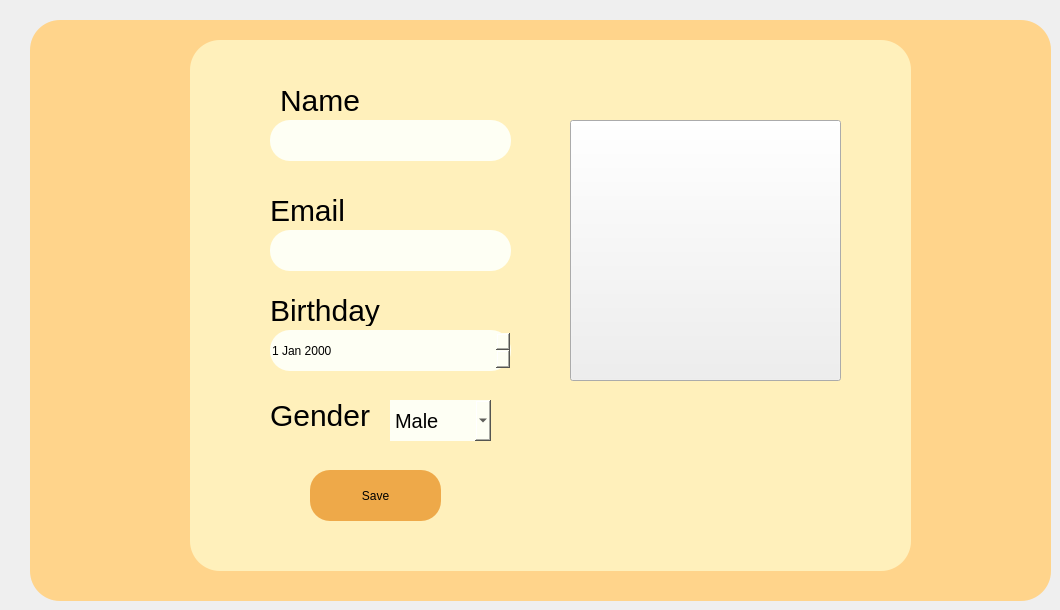
   <widget class="QWidget" name="account">
    <widget class="QLineEdit" name="lineEdit_3">
     <property name="geometry">
      <rect>
       <x>510</x>
       <y>80</y>
       <width>211</width>
       <height>201</height>
      </rect>
     </property>
     <property name="styleSheet">
      <string notr="true">background-color: rgb(255, 255, 255);
border-radius: 30px</string>
     </property>
    </widget>
    <widget class="QLineEdit" name="lineEdit_2">
     <property name="geometry">
      <rect>
       <x>30</x>
       <y>20</y>
       <width>1021</width>
       <height>581</height>
      </rect>
     </property>
     <property name="styleSheet">
      <string notr="true">background-color:rgb(255, 212, 139);
border-radius: 30px;</string>
     </property>
    </widget>
    <widget class="QLineEdit" name="lineEdit">
     <property name="geometry">
      <rect>
       <x>190</x>
       <y>40</y>
       <width>721</width>
       <height>531</height>
      </rect>
     </property>
     <property name="styleSheet">
      <string notr="true">background-color: rgb(255, 240, 187);
border-radius: 30px</string>
     </property>
    </widget>
    <widget class="QComboBox" name="txt_gender">
     <property name="geometry">
      <rect>
       <x>390</x>
       <y>400</y>
       <width>101</width>
       <height>41</height>
      </rect>
     </property>
     <property name="styleSheet">
      <string notr="true">background-color: rgb(254, 255, 244);
font-size: 20px;
border-radius: 20 px</string>
     </property>
     <item>
      <property name="text">
       <string>Male</string>
      </property>
     </item>
     <item>
      <property name="text">
       <string>Female</string>
      </property>
     </item>
     <item>
      <property name="text">
       <string>Other</string>
      </property>
     </item>
     <item>
      <property name="text">
       <string>None</string>
      </property>
     </item>
    </widget>
    <widget class="QLineEdit" name="txt_name">
     <property name="geometry">
      <rect>
       <x>270</x>
       <y>120</y>
       <width>241</width>
       <height>41</height>
      </rect>
     </property>
     <property name="styleSheet">
      <string notr="true">border-radius: 20px;
background: rgb(254, 255, 244);
color: rgb(0, 0, 0);
border: rgb(255, 192, 116)</string>
     </property>
     <property name="text">
      <string/>
     </property>
    </widget>
    <widget class="QLineEdit" name="txt_email">
     <property name="geometry">
      <rect>
       <x>270</x>
       <y>230</y>
       <width>241</width>
       <height>41</height>
      </rect>
     </property>
     <property name="styleSheet">
      <string notr="true">border-radius: 20px;
background: rgb(254, 255, 244);
color: rgb(0, 0, 0);
border: rgb(255, 192, 116)</string>
     </property>
    </widget>
    <widget class="QPushButton" name="btn_avatar">
     <property name="geometry">
      <rect>
       <x>570</x>
       <y>120</y>
       <width>271</width>
       <height>261</height>
      </rect>
     </property>
     <property name="text">
      <string/>
     </property>
    </widget>
    <widget class="QDateEdit" name="txt_birthday">
     <property name="geometry">
      <rect>
       <x>270</x>
       <y>330</y>
       <width>241</width>
       <height>41</height>
      </rect>
     </property>
     <property name="styleSheet">
      <string notr="true">border-radius: 20px;
background: rgb(254, 255, 244);
color: rgb(0, 0, 0);
border: rgb(255, 192, 116)</string>
     </property>
    </widget>
    <widget class="QLabel" name="label">
     <property name="geometry">
      <rect>
       <x>280</x>
       <y>85</y>
       <width>101</width>
       <height>31</height>
      </rect>
     </property>
     <property name="styleSheet">
      <string notr="true">font: 700 9pt &quot;Segoe UI&quot;;
background-color: none;
font-size: 30px</string>
     </property>
     <property name="text">
      <string>Name</string>
     </property>
    </widget>
    <widget class="QLabel" name="label_2">
     <property name="geometry">
      <rect>
       <x>270</x>
       <y>195</y>
       <width>81</width>
       <height>31</height>
      </rect>
     </property>
     <property name="styleSheet">
      <string notr="true">font: 700 9pt &quot;Segoe UI&quot;;
background-color: none;
font-size: 30px</string>
     </property>
     <property name="text">
      <string>Email</string>
     </property>
    </widget>
    <widget class="QLabel" name="label_3">
     <property name="geometry">
      <rect>
       <x>270</x>
       <y>295</y>
       <width>141</width>
       <height>31</height>
      </rect>
     </property>
     <property name="styleSheet">
      <string notr="true">font: 700 9pt &quot;Segoe UI&quot;;
background-color: none;
font-size: 30px</string>
     </property>
     <property name="text">
      <string>Birthday</string>
     </property>
    </widget>
    <widget class="QLabel" name="label_4">
     <property name="geometry">
      <rect>
       <x>270</x>
       <y>390</y>
       <width>111</width>
       <height>51</height>
      </rect>
     </property>
     <property name="styleSheet">
      <string notr="true">font: 700 9pt &quot;Segoe UI&quot;;
background-color: none;
font-size: 30px</string>
     </property>
     <property name="text">
      <string>Gender</string>
     </property>
    </widget>
    <widget class="QPushButton" name="btn_save_account">
     <property name="geometry">
      <rect>
       <x>310</x>
       <y>470</y>
       <width>131</width>
       <height>51</height>
      </rect>
     </property>
     <property name="styleSheet">
      <string notr="true">border-radius: 20px;
background: rgb(238, 169, 73);
color: rgb(0, 0, 0);
border: rgb(255, 192, 116);
front-size: 40px;
font: 700 14pt &quot;Segoe UI&quot;;

</string>
     </property>
     <property name="text">
      <string>Save</string>
     </property>
    </widget>
   </widget>
